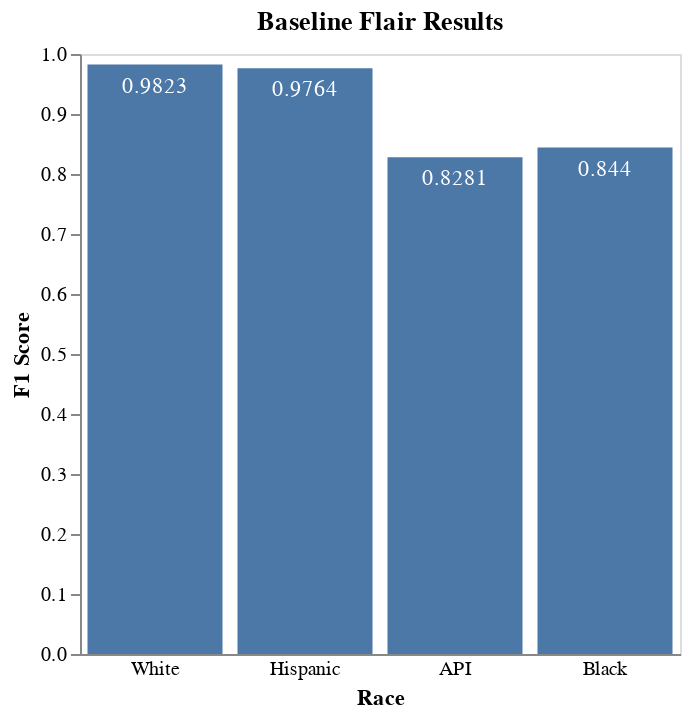

The code cell stored with this chart in its notebook:
### Code cell
flair_baseline_chart

### Figure 1 — Vega-Lite specification as saved in the notebook (floating-point values rounded to 4 significant figures)
{"config": {"view": {"continuousWidth": 400, "continuousHeight": 300}, "axis": {"grid": false}}, "layer": [{"mark": "bar", "encoding": {"x": {"type": "ordinal", "axis": {"labelAngle": 0, "ticks": false}, "field": "Race", "sort": ["White", "Hispanic", "API", "Black"]}, "y": {"type": "quantitative", "axis": {"labelAngle": 0}, "field": "Score", "title": "F1 Score"}}}, {"mark": {"type": "text", "align": "center", "baseline": "top", "color": "white", "dy": 5}, "encoding": {"text": {"type": "quantitative", "field": "Score"}, "x": {"type": "ordinal", "axis": {"labelAngle": 0, "ticks": false}, "field": "Race", "sort": ["White", "Hispanic", "API", "Black"]}, "y": {"type": "quantitative", "axis": {"labelAngle": 0}, "field": "Score", "title": "F1 Score"}}}], "data": {"name": "data-db25db6f5b1db109dc3399ef5e43e8d6"}, "height": 300, "title": "Baseline Flair Results", "width": 300, "$schema": "https://vega.github.io/schema/vega-lite/v4.8.1.json", "datasets": {"data-db25db6f5b1db109dc3399ef5e43e8d6": [{"Model": "Flair-Baseline", "Race": "White", "Test Set": "curated-test-white", "Metric": "F1-PER", "Score": 0.9823}, {"Model": "Flair-Baseline", "Race": "Black", "Test Set": "curated-test-black", "Metric": "F1-PER", "Score": 0.844}, {"Model": "Flair-Baseline", "Race": "API", "Test Set": "curated-test-api", "Metric": "F1-PER", "Score": 0.8281}, {"Model": "Flair-Baseline", "Race": "Hispanic", "Test Set": "curated-test-hispanic", "Metric": "F1-PER", "Score": 0.9764}]}}
